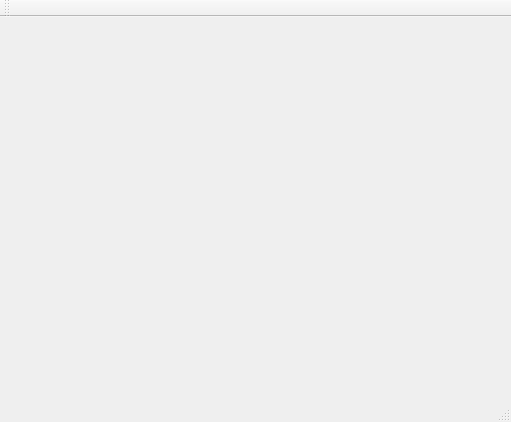
<?xml version="1.0" encoding="UTF-8"?>
<ui version="4.0">
 <class>MainWindow</class>
 <widget class="QMainWindow" name="MainWindow">
  <property name="geometry">
   <rect>
    <x>0</x>
    <y>0</y>
    <width>511</width>
    <height>422</height>
   </rect>
  </property>
  <property name="windowTitle">
   <string>MainWindow</string>
  </property>
  <widget class="QWidget" name="centralWidget"/>
  <widget class="QMenuBar" name="menuBar">
   <property name="geometry">
    <rect>
     <x>0</x>
     <y>0</y>
     <width>511</width>
     <height>21</height>
    </rect>
   </property>
  </widget>
  <widget class="QToolBar" name="mainToolBar">
   <attribute name="toolBarArea">
    <enum>TopToolBarArea</enum>
   </attribute>
   <attribute name="toolBarBreak">
    <bool>false</bool>
   </attribute>
  </widget>
  <widget class="QStatusBar" name="statusBar"/>
 </widget>
 <layoutdefault spacing="6" margin="11"/>
 <resources/>
 <connections/>
</ui>
